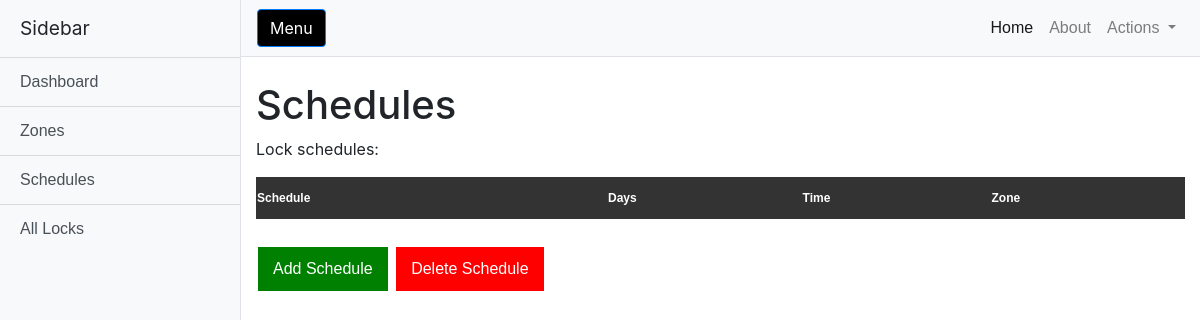
Page /schedules on the earlier database version.
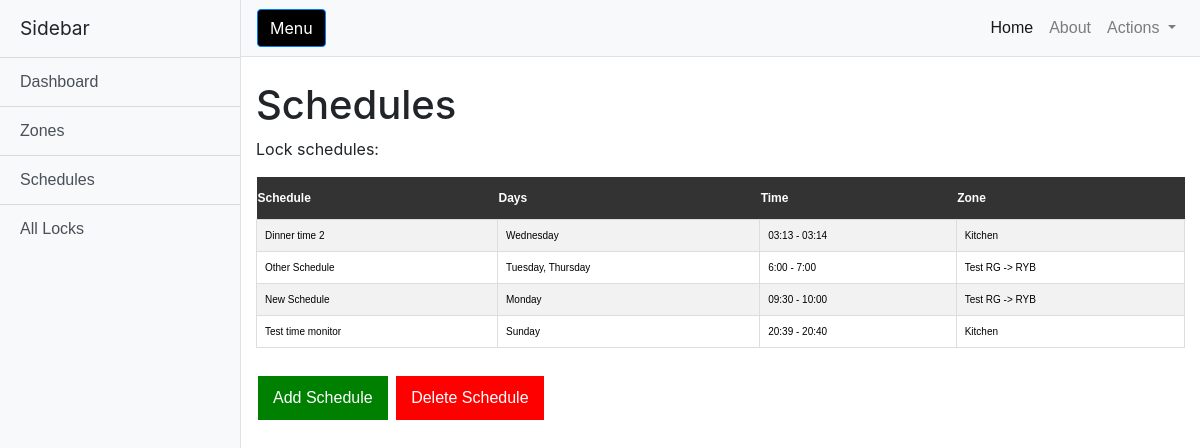
Same page on the later database version.
### dbschema.py (models this page shows)
class Schedule(db.Model):
    id = db.Column(db.Integer, primary_key=True)
    schedule_name = db.Column(db.String(20))
    date = db.Column(db.String(20))
    time = db.Column(db.String(20))
    zone_id= db.Column(db.Integer, db.ForeignKey('zone.id'))

class Zone(db.Model):
    id = db.Column(db.Integer, primary_key=True)
    zone_name=db.Column(db.String(20))
    locks = db.relationship('Lock', backref='in_zone')
    schedule = db.relationship('Schedule', backref='zone',uselist=False)

### webapp/webapprun.py (the view)
@app.route('/schedules')
def schedules():
	schedules = Schedule.query.all()
	zones = Zone.query.all()
	zone_name = []
	for i in zones:
		zone_name.append(i.zone_name)
	return render_template("schedules.html", title = 'All Schedules', schedules = schedules, zones = zone_name)

### webapp/templates/schedules.html (shortened to what this page needs)
<!DOCTYPE html>
<html lang="en">
<head>
  <link href="../static/vendor/bootstrap/css/bootstrap.min.css" rel="stylesheet">
  <link href="../static/css/simple-sidebar.css" rel="stylesheet">
</head>
<body>
  <div class="d-flex" id="wrapper">
    <div class="bg-light border-right" id="sidebar-wrapper">
      <div class="sidebar-heading">Sidebar </div>
      <div class="list-group list-group-flush">
        <a href="/" class="list-group-item list-group-item-action bg-light">Dashboard</a>
        <a href="zones" class="list-group-item list-group-item-action bg-light">Zones</a>
        <a href="schedules" class="list-group-item list-group-item-action bg-light">Schedules</a>
        <a href="all_locks" class="list-group-item list-group-item-action bg-light">All Locks</a>
      </div>
    </div>
    <div id="page-content-wrapper">
      <nav class="navbar navbar-expand-lg navbar-light bg-light border-bottom">
        <button class="btn btn-primary" id="menu-toggle" style= "background-color:black">Menu</button>
        <div class="collapse navbar-collapse" id="navbarSupportedContent">
          <ul class="navbar-nav ml-auto mt-2 mt-lg-0">
            <li class="nav-item active">
              <a class="nav-link" href="#">Home <span class="sr-only">(current)</span></a>
            </li>
            <li class="nav-item">
              <a class="nav-link" href="#">About</a>
            </li>
            <li class="nav-item dropdown">
              <a class="nav-link dropdown-toggle" href="#" id="navbarDropdown" role="button" data-toggle="dropdown" aria-haspopup="true" aria-expanded="false">
                Actions
              </a>
            </li>
          </ul>
        </div>
      </nav>
      <div class="container-fluid">
        <h1 class="mt-4">Schedules</h1>
        <p>Lock schedules:</p>
        <table>
        <th>Schedule</th>
        <th>Days</th>
        <th>Time</th>
        <th>Zone</th>
          {% for schedule in schedules%}
          <tr>
            <td><a href = "{{url_for('Edit_schedule', e_schedule = schedule.schedule_name)}}"> {{schedule.schedule_name}}</a></td>
            <td><a href = "schedule" class= "button">{{schedule.date}}</a></td>
            <td><a href = "schedule" class= "button">{{schedule.time}}</a></td>
            <td><a href = "schedule" class = "button">{{zones[schedule.zone_id-1]}}</a></td>
          </tr>
          {% endfor %}
        </table>
        <br>
          <a href="/Add_schedule" class = "button2" style="background-color: green"> Add Schedule </a> <a href="/Delete_schedule" class = "button2" style="background-color: red"> Delete Schedule </a>
      </div>
    </div>
  </div>
</body>
</html>

Differences in the rows shown:
added Schedule: schedule_name "Dinner time 2", date "Wednesday", time "03:13 - 03:14"
now on this page (row unchanged): Zone: zone_name "Kitchen"
added Schedule: schedule_name "Other Schedule", date "Tuesday, Thursday", time "6:00 - 7:00"
now on this page (row edited): Zone: zone_name "Test RG -> RYB"
added Schedule: schedule_name "New Schedule", date "Monday", time "09:30 - 10:00"
added Schedule: schedule_name "Test time monitor", date "Sunday", time "20:39 - 20:40"
